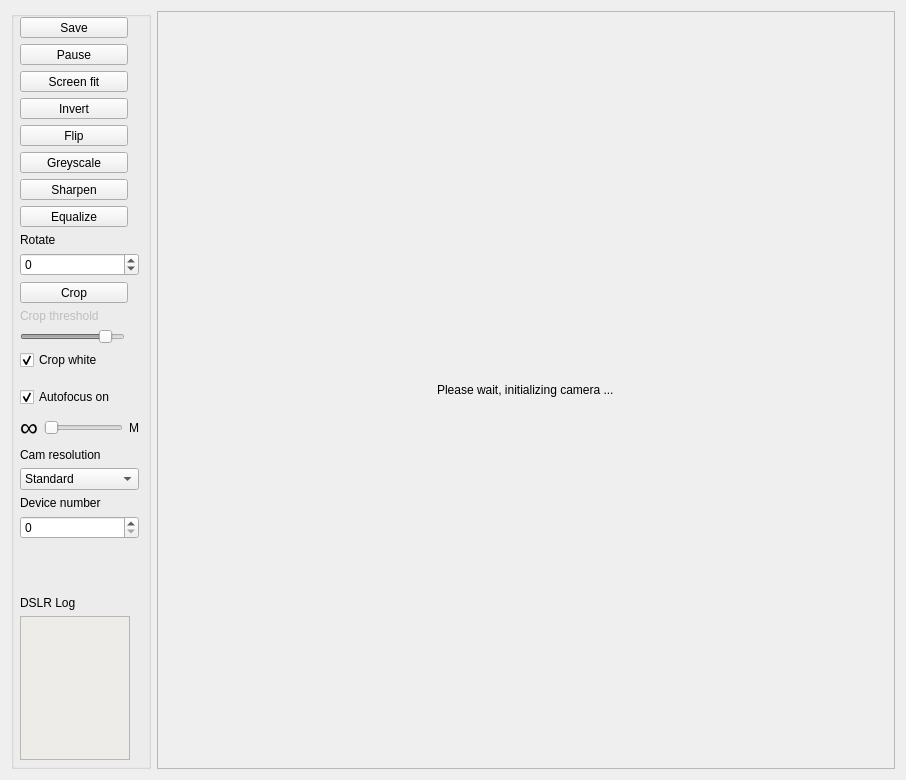
<?xml version="1.0" encoding="UTF-8"?>
<ui version="4.0">
 <class>MainWindow</class>
 <widget class="QMainWindow" name="MainWindow">
  <property name="geometry">
   <rect>
    <x>0</x>
    <y>0</y>
    <width>906</width>
    <height>780</height>
   </rect>
  </property>
  <property name="sizePolicy">
   <sizepolicy hsizetype="Expanding" vsizetype="Expanding">
    <horstretch>0</horstretch>
    <verstretch>0</verstretch>
   </sizepolicy>
  </property>
  <property name="windowTitle">
   <string>NegativeViewer 2.0 (c) Johannes Biermann</string>
  </property>
  <widget class="QWidget" name="centralwidget">
   <layout class="QHBoxLayout" name="horizontalLayout">
    <item>
     <widget class="QGroupBox" name="defaultGroupBox">
      <property name="sizePolicy">
       <sizepolicy hsizetype="Expanding" vsizetype="Expanding">
        <horstretch>0</horstretch>
        <verstretch>0</verstretch>
       </sizepolicy>
      </property>
      <property name="maximumSize">
       <size>
        <width>140</width>
        <height>16777215</height>
       </size>
      </property>
      <property name="title">
       <string/>
      </property>
      <layout class="QVBoxLayout" name="verticalLayout_2">
       <property name="leftMargin">
        <number>6</number>
       </property>
       <property name="topMargin">
        <number>0</number>
       </property>
       <property name="rightMargin">
        <number>9</number>
       </property>
       <property name="bottomMargin">
        <number>6</number>
       </property>
       <item>
        <widget class="QToolButton" name="btnSave">
         <property name="sizePolicy">
          <sizepolicy hsizetype="Fixed" vsizetype="Fixed">
           <horstretch>0</horstretch>
           <verstretch>0</verstretch>
          </sizepolicy>
         </property>
         <property name="styleSheet">
          <string notr="true">width: 100%;</string>
         </property>
         <property name="text">
          <string>Save</string>
         </property>
         <property name="icon">
          <iconset resource="qtressource.qrc">
           <normaloff>:/appimages/led-icons/drive_disk.png</normaloff>:/appimages/led-icons/drive_disk.png</iconset>
         </property>
         <property name="toolButtonStyle">
          <enum>Qt::ToolButtonTextBesideIcon</enum>
         </property>
        </widget>
       </item>
       <item>
        <widget class="QToolButton" name="btnPauseOrResume">
         <property name="styleSheet">
          <string notr="true">width: 100%;</string>
         </property>
         <property name="text">
          <string>Pause</string>
         </property>
         <property name="icon">
          <iconset resource="qtressource.qrc">
           <normaloff>:/appimages/led-icons/control_pause.png</normaloff>:/appimages/led-icons/control_pause.png</iconset>
         </property>
         <property name="checkable">
          <bool>true</bool>
         </property>
         <property name="toolButtonStyle">
          <enum>Qt::ToolButtonTextBesideIcon</enum>
         </property>
        </widget>
       </item>
       <item>
        <widget class="QToolButton" name="btnFitToScreen">
         <property name="styleSheet">
          <string notr="true">width:100%;</string>
         </property>
         <property name="text">
          <string>Screen fit</string>
         </property>
         <property name="icon">
          <iconset resource="qtressource.qrc">
           <normaloff>:/appimages/led-icons/doc_resize_actual.png</normaloff>:/appimages/led-icons/doc_resize_actual.png</iconset>
         </property>
         <property name="checkable">
          <bool>true</bool>
         </property>
         <property name="toolButtonStyle">
          <enum>Qt::ToolButtonTextBesideIcon</enum>
         </property>
        </widget>
       </item>
       <item>
        <widget class="QToolButton" name="btnInvert">
         <property name="styleSheet">
          <string notr="true">width: 100%;</string>
         </property>
         <property name="text">
          <string>Invert</string>
         </property>
         <property name="icon">
          <iconset resource="qtressource.qrc">
           <normaloff>:/appimages/led-icons/invert.png</normaloff>:/appimages/led-icons/invert.png</iconset>
         </property>
         <property name="checkable">
          <bool>true</bool>
         </property>
         <property name="toolButtonStyle">
          <enum>Qt::ToolButtonTextBesideIcon</enum>
         </property>
        </widget>
       </item>
       <item>
        <widget class="QToolButton" name="btnFlip">
         <property name="styleSheet">
          <string notr="true">width: 100%;</string>
         </property>
         <property name="text">
          <string>Flip</string>
         </property>
         <property name="icon">
          <iconset resource="qtressource.qrc">
           <normaloff>:/appimages/led-icons/shape_flip_vertical.png</normaloff>:/appimages/led-icons/shape_flip_vertical.png</iconset>
         </property>
         <property name="checkable">
          <bool>true</bool>
         </property>
         <property name="toolButtonStyle">
          <enum>Qt::ToolButtonTextBesideIcon</enum>
         </property>
        </widget>
       </item>
       <item>
        <widget class="QToolButton" name="chkGreyscale">
         <property name="styleSheet">
          <string notr="true">width: 100%;</string>
         </property>
         <property name="text">
          <string>Greyscale</string>
         </property>
         <property name="icon">
          <iconset resource="qtressource.qrc">
           <normaloff>:/appimages/led-icons/color_swatch_2_grey.png</normaloff>:/appimages/led-icons/color_swatch_2_grey.png</iconset>
         </property>
         <property name="checkable">
          <bool>true</bool>
         </property>
         <property name="toolButtonStyle">
          <enum>Qt::ToolButtonTextBesideIcon</enum>
         </property>
        </widget>
       </item>
       <item>
        <widget class="QToolButton" name="chkSharpen">
         <property name="styleSheet">
          <string notr="true">width: 100%;</string>
         </property>
         <property name="text">
          <string>Sharpen</string>
         </property>
         <property name="icon">
          <iconset resource="qtressource.qrc">
           <normaloff>:/appimages/led-icons/stamp.png</normaloff>:/appimages/led-icons/stamp.png</iconset>
         </property>
         <property name="checkable">
          <bool>true</bool>
         </property>
         <property name="toolButtonStyle">
          <enum>Qt::ToolButtonTextBesideIcon</enum>
         </property>
        </widget>
       </item>
       <item>
        <widget class="QToolButton" name="chkEqualize">
         <property name="sizePolicy">
          <sizepolicy hsizetype="Maximum" vsizetype="Fixed">
           <horstretch>0</horstretch>
           <verstretch>0</verstretch>
          </sizepolicy>
         </property>
         <property name="styleSheet">
          <string notr="true">width: 100%;</string>
         </property>
         <property name="text">
          <string>Equalize</string>
         </property>
         <property name="icon">
          <iconset resource="qtressource.qrc">
           <normaloff>:/appimages/led-icons/contrast.png</normaloff>:/appimages/led-icons/contrast.png</iconset>
         </property>
         <property name="checkable">
          <bool>true</bool>
         </property>
         <property name="toolButtonStyle">
          <enum>Qt::ToolButtonTextBesideIcon</enum>
         </property>
        </widget>
       </item>
       <item>
        <widget class="QLabel" name="lblRotate">
         <property name="enabled">
          <bool>true</bool>
         </property>
         <property name="text">
          <string>Rotate</string>
         </property>
        </widget>
       </item>
       <item>
        <widget class="QSpinBox" name="rotateBox">
         <property name="minimum">
          <number>-360</number>
         </property>
         <property name="maximum">
          <number>360</number>
         </property>
         <property name="singleStep">
          <number>90</number>
         </property>
        </widget>
       </item>
       <item>
        <widget class="QToolButton" name="chkCrop">
         <property name="baseSize">
          <size>
           <width>0</width>
           <height>0</height>
          </size>
         </property>
         <property name="styleSheet">
          <string notr="true">width: 100%;</string>
         </property>
         <property name="text">
          <string>Crop</string>
         </property>
         <property name="icon">
          <iconset resource="qtressource.qrc">
           <normaloff>:/appimages/led-icons/ruler_crop.png</normaloff>:/appimages/led-icons/ruler_crop.png</iconset>
         </property>
         <property name="checkable">
          <bool>true</bool>
         </property>
         <property name="toolButtonStyle">
          <enum>Qt::ToolButtonTextBesideIcon</enum>
         </property>
        </widget>
       </item>
       <item>
        <widget class="QLabel" name="lblCropThreshold">
         <property name="enabled">
          <bool>false</bool>
         </property>
         <property name="text">
          <string>Crop threshold</string>
         </property>
        </widget>
       </item>
       <item>
        <widget class="QSlider" name="sldrCropThreshold">
         <property name="enabled">
          <bool>false</bool>
         </property>
         <property name="sizePolicy">
          <sizepolicy hsizetype="Fixed" vsizetype="Fixed">
           <horstretch>0</horstretch>
           <verstretch>0</verstretch>
          </sizepolicy>
         </property>
         <property name="minimumSize">
          <size>
           <width>105</width>
           <height>0</height>
          </size>
         </property>
         <property name="baseSize">
          <size>
           <width>0</width>
           <height>0</height>
          </size>
         </property>
         <property name="minimum">
          <number>10</number>
         </property>
         <property name="maximum">
          <number>230</number>
         </property>
         <property name="value">
          <number>200</number>
         </property>
         <property name="orientation">
          <enum>Qt::Horizontal</enum>
         </property>
        </widget>
       </item>
       <item>
        <widget class="QCheckBox" name="chkCropWhite">
         <property name="text">
          <string>Crop white</string>
         </property>
         <property name="checked">
          <bool>true</bool>
         </property>
        </widget>
       </item>
       <item>
        <widget class="QStackedWidget" name="toolbox">
         <property name="sizePolicy">
          <sizepolicy hsizetype="Minimum" vsizetype="Minimum">
           <horstretch>0</horstretch>
           <verstretch>0</verstretch>
          </sizepolicy>
         </property>
         <property name="minimumSize">
          <size>
           <width>0</width>
           <height>0</height>
          </size>
         </property>
         <property name="maximumSize">
          <size>
           <width>16777215</width>
           <height>16777215</height>
          </size>
         </property>
         <property name="currentIndex">
          <number>0</number>
         </property>
         <widget class="QWidget" name="webcam">
          <layout class="QVBoxLayout" name="verticalLayout">
           <property name="leftMargin">
            <number>0</number>
           </property>
           <property name="rightMargin">
            <number>0</number>
           </property>
           <item>
            <widget class="QCheckBox" name="chkAutoFocus">
             <property name="text">
              <string>Autofocus on</string>
             </property>
             <property name="checked">
              <bool>true</bool>
             </property>
            </widget>
           </item>
           <item>
            <layout class="QHBoxLayout" name="focusLayout">
             <item>
              <widget class="QLabel" name="lblInfinity">
               <property name="font">
                <font>
                 <pointsize>19</pointsize>
                </font>
               </property>
               <property name="text">
                <string>∞</string>
               </property>
              </widget>
             </item>
             <item>
              <widget class="QSlider" name="sldrFocus">
               <property name="enabled">
                <bool>false</bool>
               </property>
               <property name="maximum">
                <number>100</number>
               </property>
               <property name="pageStep">
                <number>1</number>
               </property>
               <property name="value">
                <number>0</number>
               </property>
               <property name="orientation">
                <enum>Qt::Horizontal</enum>
               </property>
               <property name="invertedAppearance">
                <bool>false</bool>
               </property>
               <property name="invertedControls">
                <bool>false</bool>
               </property>
               <property name="tickPosition">
                <enum>QSlider::NoTicks</enum>
               </property>
               <property name="tickInterval">
                <number>10</number>
               </property>
              </widget>
             </item>
             <item>
              <widget class="QLabel" name="lblMacro">
               <property name="text">
                <string>M</string>
               </property>
              </widget>
             </item>
            </layout>
           </item>
           <item>
            <widget class="QLabel" name="lblResolution">
             <property name="text">
              <string>Cam resolution</string>
             </property>
            </widget>
           </item>
           <item>
            <widget class="QComboBox" name="selectCamResolution">
             <item>
              <property name="text">
               <string>Standard</string>
              </property>
             </item>
             <item>
              <property name="text">
               <string>1920x1080</string>
              </property>
             </item>
             <item>
              <property name="text">
               <string>1280x720</string>
              </property>
             </item>
             <item>
              <property name="text">
               <string>640x480</string>
              </property>
             </item>
            </widget>
           </item>
           <item>
            <widget class="QLabel" name="lblDevicenbr">
             <property name="text">
              <string>Device number</string>
             </property>
            </widget>
           </item>
           <item>
            <widget class="QSpinBox" name="camIndex"/>
           </item>
           <item>
            <spacer name="verticalSpacer">
             <property name="orientation">
              <enum>Qt::Vertical</enum>
             </property>
             <property name="sizeHint" stdset="0">
              <size>
               <width>20</width>
               <height>40</height>
              </size>
             </property>
            </spacer>
           </item>
          </layout>
         </widget>
         <widget class="QWidget" name="dslr">
          <layout class="QVBoxLayout" name="verticalLayout_3">
           <property name="leftMargin">
            <number>0</number>
           </property>
           <property name="topMargin">
            <number>9</number>
           </property>
           <property name="rightMargin">
            <number>0</number>
           </property>
           <item>
            <widget class="QToolButton" name="btnTakePhoto">
             <property name="styleSheet">
              <string notr="true">width: 100%;</string>
             </property>
             <property name="text">
              <string>Take Photo</string>
             </property>
             <property name="icon">
              <iconset resource="qtressource.qrc">
               <normaloff>:/appimages/led-icons/photo.png</normaloff>:/appimages/led-icons/photo.png</iconset>
             </property>
             <property name="toolButtonStyle">
              <enum>Qt::ToolButtonTextBesideIcon</enum>
             </property>
            </widget>
           </item>
           <item>
            <widget class="QToolButton" name="btnAutofocus">
             <property name="styleSheet">
              <string notr="true">width: 100%;</string>
             </property>
             <property name="text">
              <string>Autofocus</string>
             </property>
             <property name="icon">
              <iconset resource="qtressource.qrc">
               <normaloff>:/appimages/led-icons/eye.png</normaloff>:/appimages/led-icons/eye.png</iconset>
             </property>
             <property name="toolButtonStyle">
              <enum>Qt::ToolButtonTextBesideIcon</enum>
             </property>
            </widget>
           </item>
           <item>
            <spacer name="bottomSpacer">
             <property name="orientation">
              <enum>Qt::Vertical</enum>
             </property>
             <property name="sizeHint" stdset="0">
              <size>
               <width>20</width>
               <height>40</height>
              </size>
             </property>
            </spacer>
           </item>
          </layout>
         </widget>
        </widget>
       </item>
       <item>
        <widget class="QLabel" name="lbldslrlog">
         <property name="text">
          <string>DSLR Log</string>
         </property>
        </widget>
       </item>
       <item>
        <widget class="QTextBrowser" name="gplog">
         <property name="maximumSize">
          <size>
           <width>110</width>
           <height>16777215</height>
          </size>
         </property>
         <property name="autoFillBackground">
          <bool>true</bool>
         </property>
         <property name="styleSheet">
          <string notr="true">background-color: rgb(238, 236, 232);</string>
         </property>
        </widget>
       </item>
      </layout>
     </widget>
    </item>
    <item>
     <widget class="QScrollArea" name="scrollArea">
      <property name="sizePolicy">
       <sizepolicy hsizetype="Expanding" vsizetype="Expanding">
        <horstretch>0</horstretch>
        <verstretch>0</verstretch>
       </sizepolicy>
      </property>
      <property name="widgetResizable">
       <bool>true</bool>
      </property>
      <widget class="QWidget" name="scrollAreaWidgetContents">
       <property name="geometry">
        <rect>
         <x>0</x>
         <y>0</y>
         <width>740</width>
         <height>760</height>
        </rect>
       </property>
       <property name="sizePolicy">
        <sizepolicy hsizetype="Expanding" vsizetype="Expanding">
         <horstretch>0</horstretch>
         <verstretch>0</verstretch>
        </sizepolicy>
       </property>
       <layout class="QHBoxLayout" name="horizontalLayout_2">
        <property name="spacing">
         <number>0</number>
        </property>
        <property name="leftMargin">
         <number>0</number>
        </property>
        <property name="topMargin">
         <number>0</number>
        </property>
        <property name="rightMargin">
         <number>0</number>
        </property>
        <property name="bottomMargin">
         <number>0</number>
        </property>
        <item>
         <widget class="QLabel" name="frame">
          <property name="sizePolicy">
           <sizepolicy hsizetype="Fixed" vsizetype="Fixed">
            <horstretch>0</horstretch>
            <verstretch>0</verstretch>
           </sizepolicy>
          </property>
          <property name="autoFillBackground">
           <bool>true</bool>
          </property>
          <property name="text">
           <string>Please wait, initializing camera ...</string>
          </property>
          <property name="alignment">
           <set>Qt::AlignLeading|Qt::AlignLeft|Qt::AlignTop</set>
          </property>
         </widget>
        </item>
       </layout>
      </widget>
     </widget>
    </item>
   </layout>
  </widget>
 </widget>
 <layoutdefault spacing="6" margin="11"/>
 <resources>
  <include location="qtressource.qrc"/>
 </resources>
 <connections/>
</ui>
